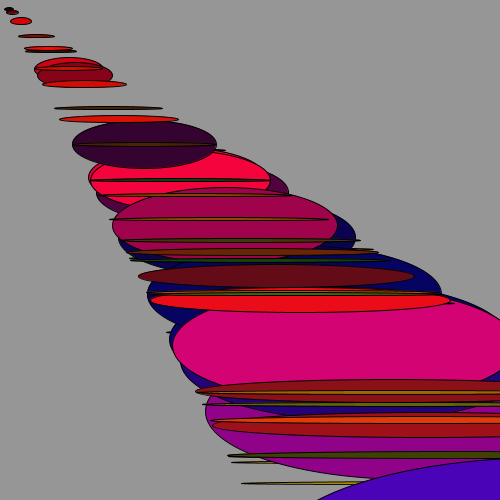
Frame 1 (no input)
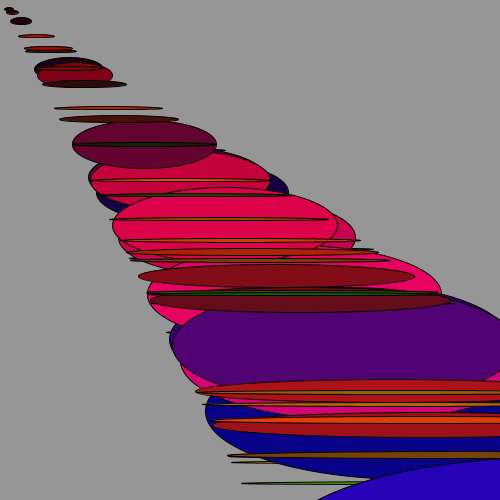
Frame 60 (the mouse pressed at the canvas centre just before this capture)
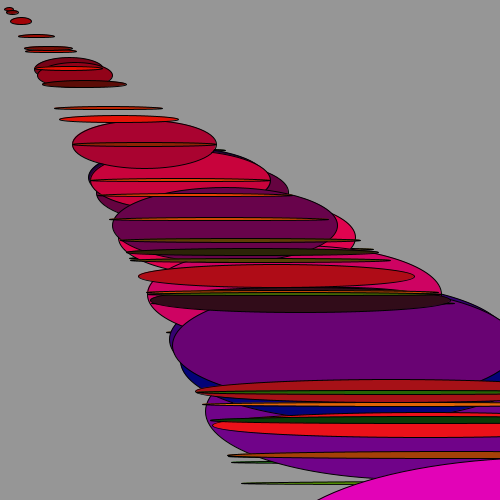
Frame 120 (the mouse held since frame 60 and released just before this capture)

The Processing sketch that drew these frames (run headless with seeded random() and noise(); from frame 60 on, the mouse is pressed at the canvas centre):

// Processing sketch: processing_156841
// ── processing_156841.pde

int num=20;

int [] sq_X=new int[num];
int [] sq_Y=new int[num];
int [][] sq_Z=new int[num][num];

void setup()
{
  size(500, 500);
  
  for( int k=0; k< num; k++)
  {
    sq_X[k]=(int)random(0, width/2);
    sq_Y[k]=(int)random(0, height/2);
    
    
  }
  
  for(int l=0; l<num; l++)
  {
    for(int m=0; m<num; m++)
    {
     sq_Z[l][m]=sq_X[l]*sq_Y[m]; 
    }
    
  }
  
  
}

void draw()
{
  background(150);
  
  for(int n=0; n<num; n++)
  {
    for(int o=0; o<num; o++)
    {
      fill(random(255),sq_X[n], sq_Y[o]);
      ellipse(sq_Z[n][o],sq_Z[n][o],sq_Z[n][o],sq_Y[o]);
    }
    
  }
  
}
